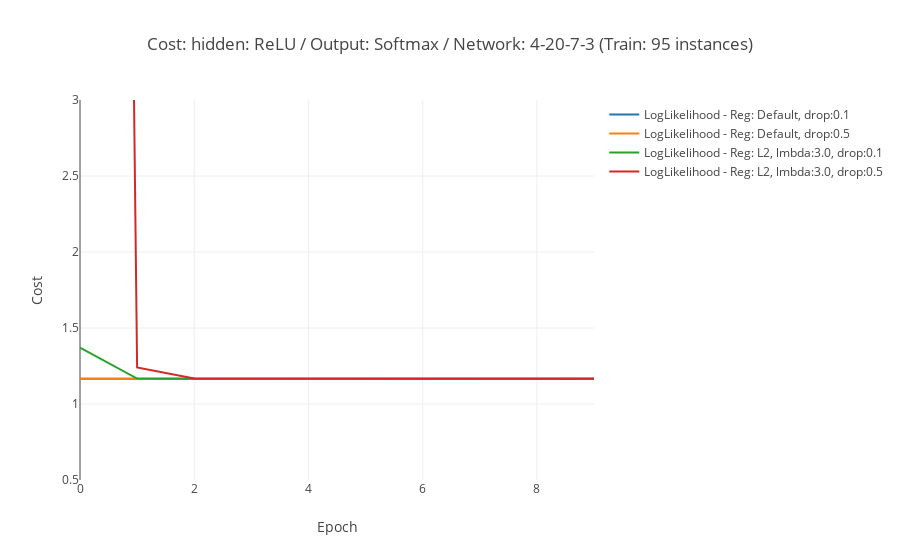

This figure's notebook cell:
### Code cell
#Set up plotly data
trace0 = go.Scatter(
    x = epoch_lst,
    y = training_cost9,
    mode = 'lines',
    name = 'LogLikelihood - Reg: Default, drop:0.1'
)

trace1 = go.Scatter(
    x = epoch_lst,
    y = training_cost10,
    mode = 'lines',
    name = 'LogLikelihood - Reg: Default, drop:0.5'
)

trace2 = go.Scatter(
    x = epoch_lst,
    y = training_cost11,
    mode = 'lines',
    name = 'LogLikelihood - Reg: L2, lmbda:3.0, drop:0.1'
)

trace3 = go.Scatter(
    x = epoch_lst,
    y = training_cost12,
    mode = 'lines',
    name = 'LogLikelihood - Reg: L2, lmbda:3.0, drop:0.5'
)

data = [trace0, trace1, trace2, trace3]

# Edit the layout
layout = dict(title = 'Cost: hidden: ReLU / Output: Softmax / Network: 4-20-7-3 (Train: 95 instances)',
              xaxis = dict(title = 'Epoch'),
              yaxis = dict(title = 'Cost', range=[0.5,3]),
              )

#Plot 
fig = go.Figure(data=data, layout=layout)
iplot(fig)

### Figure 1 — Plotly figure (JSON) as saved in the notebook; plotly's stock layout.template omitted (floating-point values rounded to 4 significant figures)
{"data": [{"mode": "lines", "name": "LogLikelihood - Reg: Default, drop:0.1", "type": "scatter", "uid": "636870a8-d347-11e8-86bd-a820660c6deb", "x": [0, 1, 2, 3, 4, 5, 6, 7, 8, 9], "y": [1.167, 1.167, 1.167, 1.167, 1.167, 1.167, 1.167, 1.167, 1.167, 1.167]}, {"mode": "lines", "name": "LogLikelihood - Reg: Default, drop:0.5", "type": "scatter", "uid": "63687276-d347-11e8-84b9-a820660c6deb", "x": [0, 1, 2, 3, 4, 5, 6, 7, 8, 9], "y": [1.167, 1.167, 1.167, 1.167, 1.167, 1.167, 1.167, 1.167, 1.167, 1.167]}, {"mode": "lines", "name": "LogLikelihood - Reg: L2, lmbda:3.0, drop:0.1", "type": "scatter", "uid": "6368737a-d347-11e8-8981-a820660c6deb", "x": [0, 1, 2, 3, 4, 5, 6, 7, 8, 9], "y": [1.37, 1.167, 1.167, 1.167, 1.167, 1.167, 1.167, 1.167, 1.167, 1.167]}, {"mode": "lines", "name": "LogLikelihood - Reg: L2, lmbda:3.0, drop:0.5", "type": "scatter", "uid": "63687468-d347-11e8-9760-a820660c6deb", "x": [0, 1, 2, 3, 4, 5, 6, 7, 8, 9], "y": [33.83, 1.24, 1.167, 1.167, 1.167, 1.167, 1.167, 1.167, 1.167, 1.167]}], "layout": {"title": "Cost: hidden: ReLU / Output: Softmax / Network: 4-20-7-3 (Train: 95 instances)", "xaxis": {"title": "Epoch"}, "yaxis": {"range": [0.5, 3], "title": "Cost"}}}
